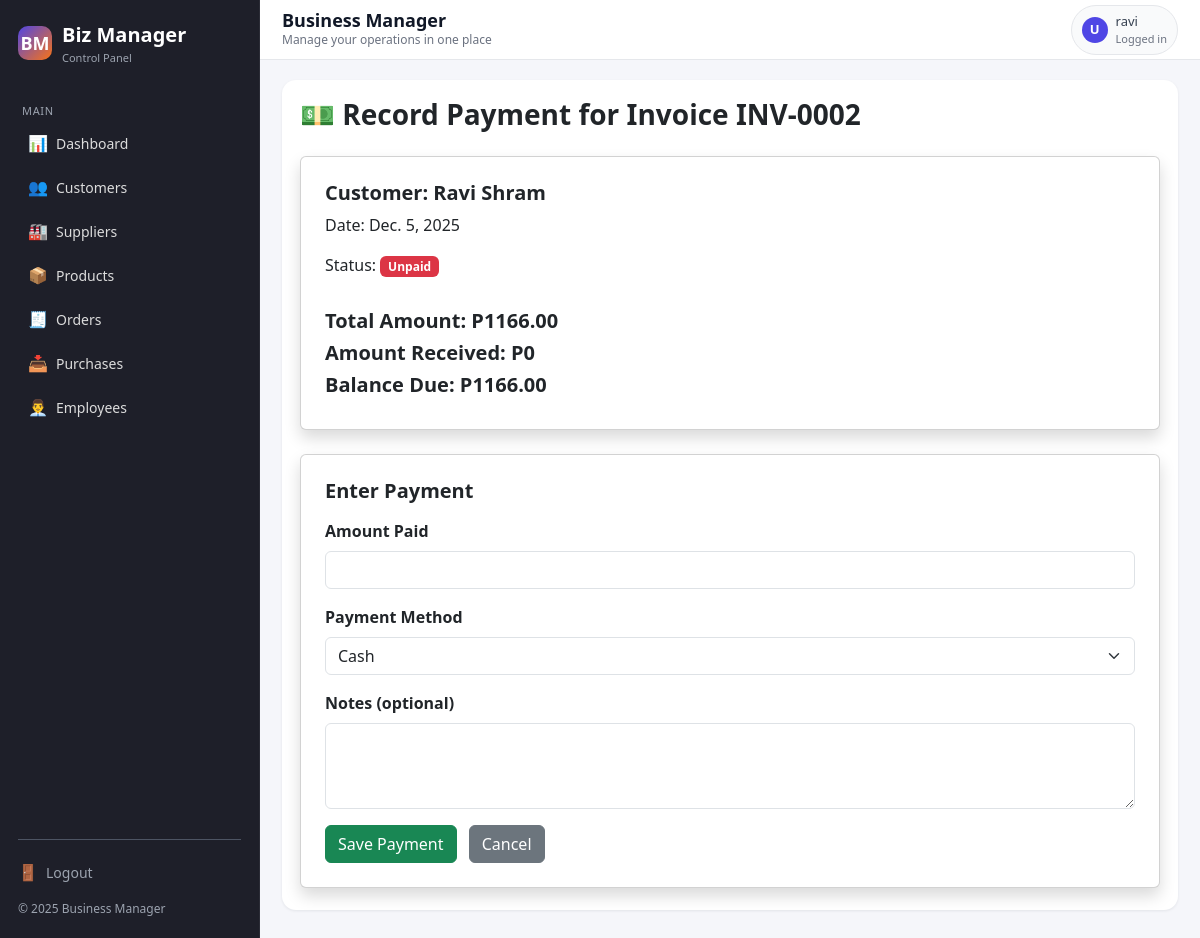
The app's page /sales/purchases/invoices/2/receipt/create/ (signed in) with its own data.
### sales/models.py (models this page shows, shortened)
class Invoice(models.Model):
    STATUS_CHOICES = [
        ("Unpaid", "Unpaid"),
        ("Partially Paid", "Partially Paid"),
        ("Paid", "Paid"),
        ("Cancelled", "Cancelled"),
    ]
    customer = models.ForeignKey(Customer, on_delete=models.CASCADE)
    quotation = models.ForeignKey(
        Quotation, null=True, blank=True, on_delete=models.SET_NULL
    )
    date = models.DateField(auto_now_add=True)
    number = models.CharField(max_length=20, unique=True, blank=True)
    status = models.CharField(max_length=20, choices=STATUS_CHOICES, default="Unpaid")
    total_amount = models.DecimalField(max_digits=12, decimal_places=2, default=0)
    def amount_received(self):
        from django.db.models import Sum
        return self.receipts.aggregate(total=Sum("amount_paid"))["total"] or 0
    def balance_due(self):
        return self.total_amount - self.amount_received()

### crm/models.py (models this page shows, shortened)
class Customer(models.Model):
    name = models.CharField(max_length=200)
    email = models.EmailField(blank=True, null=True)
    phone = models.CharField(max_length=50, blank=True, null=True)
    address = models.TextField(blank=True, null=True)
    created_at = models.DateTimeField(auto_now_add=True)

### sales/views.py (the view, shortened to what this page needs)
# urls.py: path("purchases/invoices/<int:pk>/receipt/create/", views.receipt_create, name="receipt_create"),
@login_required
def receipt_create(request, pk):
    invoice = get_object_or_404(Invoice, pk=pk)
    return render(request, "sales/receipt_create.html", {"invoice": invoice})

### templates/sales/receipt_create.html (shortened to what this page needs)
{% extends "base.html" %}
{% block content %}
<h3 class="fw-bold mb-4">💵 Record Payment for Invoice {{ invoice.number }}</h3>
<div class="card shadow p-4 mb-4">
    <h5 class="fw-bold">Customer: {{ invoice.customer.name }}</h5>
    <p>Date: {{ invoice.date }}</p>
    <p>Status:
        {% if invoice.status == "Paid" %}
            <span class="badge bg-success">Paid</span>
        {% elif invoice.status == "Partially Paid" %}
            <span class="badge bg-warning text-dark">Partially Paid</span>
        {% else %}
            <span class="badge bg-danger">Unpaid</span>
        {% endif %}
    </p>
    <h5 class="fw-bold mt-3">Total Amount: P{{ invoice.total_amount }}</h5>
    <h5 class="fw-bold">Amount Received: P{{ invoice.amount_received }}</h5>
    <h5 class="fw-bold">Balance Due: P{{ invoice.balance_due }}</h5>
</div>
<div class="card shadow p-4">
    <h5 class="fw-bold mb-3">Enter Payment</h5>
    <form method="post">
        <div class="mb-3">
            <label class="form-label fw-bold">Amount Paid</label>
            <input type="number" name="amount_paid" step="0.01" class="form-control" required>
        </div>
        <div class="mb-3">
            <label class="form-label fw-bold">Payment Method</label>
            <select name="payment_method" class="form-select">
                <option value="Cash">Cash</option>
            </select>
        </div>
        <div class="mb-3">
            <label class="form-label fw-bold">Notes (optional)</label>
            <textarea name="notes" class="form-control" rows="3"></textarea>
        </div>
        <button class="btn btn-success">Save Payment</button>
        <a href="{% url 'invoice_detail' invoice.id %}" class="btn btn-secondary ms-2">
            Cancel
        </a>
    </form>
</div>
{% endblock %}

### templates/base.html (shortened to what this page needs)
<!DOCTYPE html>
<html lang="en">
<head>
    <link href="https://cdn.jsdelivr.net/npm/bootstrap@5.3.2/dist/css/bootstrap.min.css" rel="stylesheet">
</head>
<body>
<div class="app-layout">
    <aside class="sidebar" id="sidebar">
        <div class="sidebar-brand">
            <div class="sidebar-logo">BM</div>
            <div>
                <p class="sidebar-title">Biz Manager</p>
                <p class="sidebar-subtitle">Control Panel</p>
            </div>
        </div>
        <p class="sidebar-section-label">Main</p>
        <ul class="sidebar-nav">
            <li class="sidebar-nav-item">
                <a href="{% url 'dashboard' %}" class="sidebar-nav-link">
                    <span class="icon">📊</span>
                    <span>Dashboard</span>
                </a>
            </li>
            <li class="sidebar-nav-item">
                <a href="/crm/customers/" class="sidebar-nav-link">
                    <span class="icon">👥</span>
                    <span>Customers</span>
                </a>
            </li>
            <li class="sidebar-nav-item">
                <a href="/crm/suppliers/" class="sidebar-nav-link">
                    <span class="icon">🏭</span>
                    <span>Suppliers</span>
                </a>
            </li>
            <li class="sidebar-nav-item">
                <a href="/inventory/" class="sidebar-nav-link">
                    <span class="icon">📦</span>
                    <span>Products</span>
                </a>
            </li>
            <li class="sidebar-nav-item">
                <a href="/sales/orders/" class="sidebar-nav-link">
                    <span class="icon">🧾</span>
                    <span>Orders</span>
                </a>
            </li>
            <li class="sidebar-nav-item">
                <a href="{% url 'sales_documents_dashboard' %}" class="sidebar-nav-link">
                    <span class="icon">📥</span>
                    <span>Purchases</span>
                </a>
            </li>
            <li class="sidebar-nav-item">
                <a href="/hr/employees/" class="sidebar-nav-link">
                    <span class="icon">👨‍💼</span>
                    <span>Employees</span>
                </a>
            </li>
        </ul>
        <div class="sidebar-divider"></div>
        <div class="sidebar-footer">
            <div class="mb-2">
                <a href="{% url 'logout' %}" class="sidebar-nav-link" style="padding-left: 0;">
                    <span class="icon">🚪</span>
                    <span>Logout</span>
                </a>
            </div>
            <div>© {% now "Y" %} Business Manager</div>
        </div>
    </aside>
    <div class="main-wrapper">
        <header class="topbar">
            <div class="topbar-left">
                <h1>{% block page_heading %}Business Manager{% endblock %}</h1>
                <small>{% block page_subtitle %}Manage your operations in one place{% endblock %}</small>
            </div>
            <div class="topbar-right">
                <div class="topbar-user">
                    <div class="topbar-user-avatar">
                        {{ request.user.first_name|default:"U"|first|upper }}
                    </div>
                    <div>
                        <div style="font-weight: 500;">
                            {{ request.user.get_full_name|default:request.user.username }}
                        </div>
                        <div style="font-size: 11px; color: #6b7280;">
                            Logged in
                        </div>
                    </div>
                </div>
            </div>
        </header>
        <main class="content">
            <div class="content-inner">
                {% block content %}{% endblock %}
            </div>
        </main>
    </div>
</div>
</body>
</html>

### records on screen
Invoice: number "INV-0002", customer.name "Ravi Shram", date "Dec. 5, 2025", total_amount "1166.00", amount_received "0", balance_due "1166.00"

### other values on screen
{{ request.user.first_name|default:"U"|first|upper }} "U"
{{ request.user.get_full_name|default:request.user.username }} "ravi"
